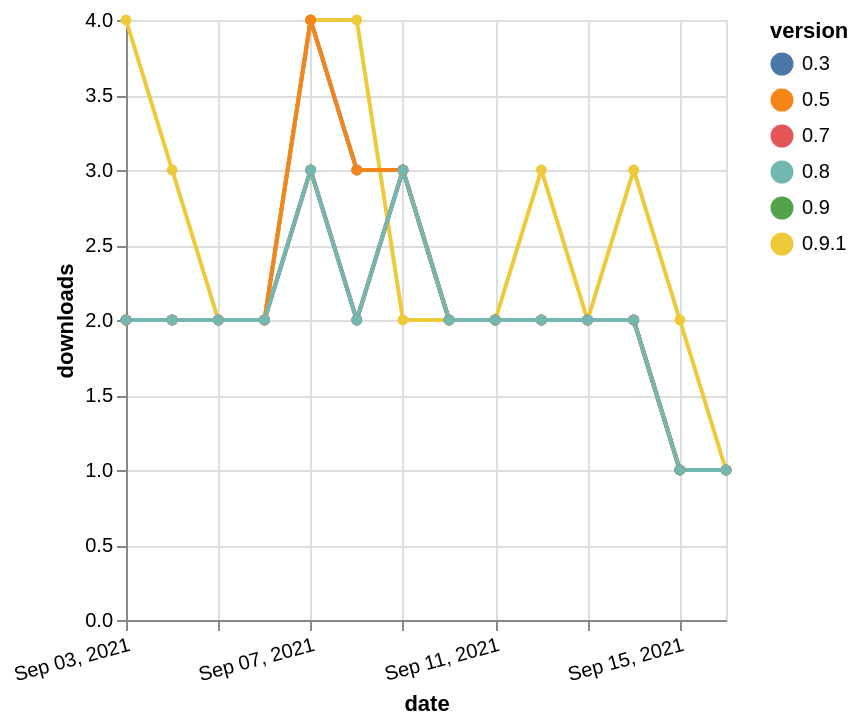

Vega-Lite specification stored for this chart:
### Vega-Lite specification from a JSON file in a GitHub repository (floating-point values rounded to 4 significant figures)
{"$schema": "https://vega.github.io/schema/vega-lite/v5.json", "description": "A simple bar chart with embedded data.", "data": {"values": [{"date": "2021-09-03", "total": 2740, "delta": 2, "version": "0.3"}, {"date": "2021-09-04", "total": 2742, "delta": 2, "version": "0.3"}, {"date": "2021-09-05", "total": 2744, "delta": 2, "version": "0.3"}, {"date": "2021-09-06", "total": 2746, "delta": 2, "version": "0.3"}, {"date": "2021-09-07", "total": 2750, "delta": 4, "version": "0.3"}, {"date": "2021-09-08", "total": 2753, "delta": 3, "version": "0.3"}, {"date": "2021-09-09", "total": 2756, "delta": 3, "version": "0.3"}, {"date": "2021-09-10", "total": 2758, "delta": 2, "version": "0.3"}, {"date": "2021-09-11", "total": 2760, "delta": 2, "version": "0.3"}, {"date": "2021-09-12", "total": 2762, "delta": 2, "version": "0.3"}, {"date": "2021-09-13", "total": 2764, "delta": 2, "version": "0.3"}, {"date": "2021-09-14", "total": 2766, "delta": 2, "version": "0.3"}, {"date": "2021-09-15", "total": 2767, "delta": 1, "version": "0.3"}, {"date": "2021-09-16", "total": 2768, "delta": 1, "version": "0.3"}, {"date": "2021-09-03", "total": 1442, "delta": 2, "version": "0.9"}, {"date": "2021-09-04", "total": 1444, "delta": 2, "version": "0.9"}, {"date": "2021-09-05", "total": 1446, "delta": 2, "version": "0.9"}, {"date": "2021-09-06", "total": 1448, "delta": 2, "version": "0.9"}, {"date": "2021-09-07", "total": 1451, "delta": 3, "version": "0.9"}, {"date": "2021-09-08", "total": 1453, "delta": 2, "version": "0.9"}, {"date": "2021-09-09", "total": 1456, "delta": 3, "version": "0.9"}, {"date": "2021-09-10", "total": 1458, "delta": 2, "version": "0.9"}, {"date": "2021-09-11", "total": 1460, "delta": 2, "version": "0.9"}, {"date": "2021-09-12", "total": 1462, "delta": 2, "version": "0.9"}, {"date": "2021-09-13", "total": 1464, "delta": 2, "version": "0.9"}, {"date": "2021-09-14", "total": 1466, "delta": 2, "version": "0.9"}, {"date": "2021-09-15", "total": 1467, "delta": 1, "version": "0.9"}, {"date": "2021-09-16", "total": 1468, "delta": 1, "version": "0.9"}, {"date": "2021-09-03", "total": 1247, "delta": 4, "version": "0.9.1"}, {"date": "2021-09-04", "total": 1250, "delta": 3, "version": "0.9.1"}, {"date": "2021-09-05", "total": 1252, "delta": 2, "version": "0.9.1"}, {"date": "2021-09-06", "total": 1254, "delta": 2, "version": "0.9.1"}, {"date": "2021-09-07", "total": 1258, "delta": 4, "version": "0.9.1"}, {"date": "2021-09-08", "total": 1262, "delta": 4, "version": "0.9.1"}, {"date": "2021-09-09", "total": 1264, "delta": 2, "version": "0.9.1"}, {"date": "2021-09-10", "total": 1266, "delta": 2, "version": "0.9.1"}, {"date": "2021-09-11", "total": 1268, "delta": 2, "version": "0.9.1"}, {"date": "2021-09-12", "total": 1271, "delta": 3, "version": "0.9.1"}, {"date": "2021-09-13", "total": 1273, "delta": 2, "version": "0.9.1"}, {"date": "2021-09-14", "total": 1276, "delta": 3, "version": "0.9.1"}, {"date": "2021-09-15", "total": 1278, "delta": 2, "version": "0.9.1"}, {"date": "2021-09-16", "total": 1279, "delta": 1, "version": "0.9.1"}, {"date": "2021-09-03", "total": 1836, "delta": 2, "version": "0.7"}, {"date": "2021-09-04", "total": 1838, "delta": 2, "version": "0.7"}, {"date": "2021-09-05", "total": 1840, "delta": 2, "version": "0.7"}, {"date": "2021-09-06", "total": 1842, "delta": 2, "version": "0.7"}, {"date": "2021-09-07", "total": 1845, "delta": 3, "version": "0.7"}, {"date": "2021-09-08", "total": 1847, "delta": 2, "version": "0.7"}, {"date": "2021-09-09", "total": 1850, "delta": 3, "version": "0.7"}, {"date": "2021-09-10", "total": 1852, "delta": 2, "version": "0.7"}, {"date": "2021-09-11", "total": 1854, "delta": 2, "version": "0.7"}, {"date": "2021-09-12", "total": 1856, "delta": 2, "version": "0.7"}, {"date": "2021-09-13", "total": 1858, "delta": 2, "version": "0.7"}, {"date": "2021-09-14", "total": 1860, "delta": 2, "version": "0.7"}, {"date": "2021-09-15", "total": 1861, "delta": 1, "version": "0.7"}, {"date": "2021-09-16", "total": 1862, "delta": 1, "version": "0.7"}, {"date": "2021-09-03", "total": 2476, "delta": 2, "version": "0.5"}, {"date": "2021-09-04", "total": 2478, "delta": 2, "version": "0.5"}, {"date": "2021-09-05", "total": 2480, "delta": 2, "version": "0.5"}, {"date": "2021-09-06", "total": 2482, "delta": 2, "version": "0.5"}, {"date": "2021-09-07", "total": 2486, "delta": 4, "version": "0.5"}, {"date": "2021-09-08", "total": 2489, "delta": 3, "version": "0.5"}, {"date": "2021-09-09", "total": 2492, "delta": 3, "version": "0.5"}, {"date": "2021-09-10", "total": 2494, "delta": 2, "version": "0.5"}, {"date": "2021-09-11", "total": 2496, "delta": 2, "version": "0.5"}, {"date": "2021-09-12", "total": 2498, "delta": 2, "version": "0.5"}, {"date": "2021-09-13", "total": 2500, "delta": 2, "version": "0.5"}, {"date": "2021-09-14", "total": 2502, "delta": 2, "version": "0.5"}, {"date": "2021-09-15", "total": 2503, "delta": 1, "version": "0.5"}, {"date": "2021-09-16", "total": 2504, "delta": 1, "version": "0.5"}, {"date": "2021-09-03", "total": 1553, "delta": 2, "version": "0.8"}, {"date": "2021-09-04", "total": 1555, "delta": 2, "version": "0.8"}, {"date": "2021-09-05", "total": 1557, "delta": 2, "version": "0.8"}, {"date": "2021-09-06", "total": 1559, "delta": 2, "version": "0.8"}, {"date": "2021-09-07", "total": 1562, "delta": 3, "version": "0.8"}, {"date": "2021-09-08", "total": 1564, "delta": 2, "version": "0.8"}, {"date": "2021-09-09", "total": 1567, "delta": 3, "version": "0.8"}, {"date": "2021-09-10", "total": 1569, "delta": 2, "version": "0.8"}, {"date": "2021-09-11", "total": 1571, "delta": 2, "version": "0.8"}, {"date": "2021-09-12", "total": 1573, "delta": 2, "version": "0.8"}, {"date": "2021-09-13", "total": 1575, "delta": 2, "version": "0.8"}, {"date": "2021-09-14", "total": 1577, "delta": 2, "version": "0.8"}, {"date": "2021-09-15", "total": 1578, "delta": 1, "version": "0.8"}, {"date": "2021-09-16", "total": 1579, "delta": 1, "version": "0.8"}]}, "width": "container", "mark": {"type": "line", "point": {"filled": true}}, "encoding": {"x": {"field": "date", "type": "temporal", "timeUnit": "yearmonthdate", "title": "date", "axis": {"labelAngle": -15}}, "y": {"field": "delta", "type": "quantitative", "title": "downloads"}, "color": {"field": "version", "type": "nominal"}, "tooltip": {"field": "delta"}}}
